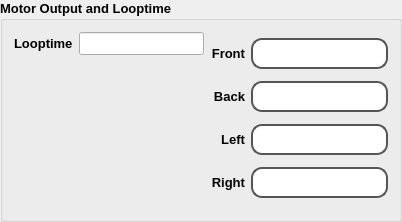
            <widget class="QGroupBox" name="groupBox_7">
             <property name="minimumSize">
              <size>
               <width>381</width>
               <height>222</height>
              </size>
             </property>
             <property name="font">
              <font>
               <pointsize>10</pointsize>
               <weight>75</weight>
               <bold>true</bold>
              </font>
             </property>
             <property name="title">
              <string>Motor Output and Looptime</string>
             </property>
             <layout class="QGridLayout" name="gridLayout_18">
              <item row="0" column="0">
               <layout class="QGridLayout" name="gridLayout_14">
                <item row="0" column="0">
                 <widget class="QLabel" name="label_43">
                  <property name="font">
                   <font>
                    <weight>75</weight>
                    <bold>true</bold>
                   </font>
                  </property>
                  <property name="text">
                   <string>Looptime</string>
                  </property>
                 </widget>
                </item>
                <item row="0" column="1">
                 <widget class="QLineEdit" name="loopTime">
                  <property name="styleSheet">
                   <string notr="true">QLineEdit{
background-color: rgb(255, 255, 255);
border: 2px solid #555;
border-radius: 11px;
padding: 5px;

}q</string>
                  </property>
                  <property name="readOnly">
                   <bool>true</bool>
                  </property>
                 </widget>
                </item>
                <item row="1" column="1">
                 <spacer name="verticalSpacer_3">
                  <property name="orientation">
                   <enum>Qt::Vertical</enum>
                  </property>
                  <property name="sizeHint" stdset="0">
                   <size>
                    <width>20</width>
                    <height>40</height>
                   </size>
                  </property>
                 </spacer>
                </item>
               </layout>
              </item>
              <item row="0" column="1">
               <layout class="QGridLayout" name="gridLayout_16">
                <item row="1" column="1">
                 <widget class="QLineEdit" name="backMotor">
                  <property name="styleSheet">
                   <string notr="true">QLineEdit{
background-color: rgb(255, 255, 255);
border: 2px solid #555;
border-radius: 11px;
padding: 5px;

}</string>
                  </property>
                  <property name="readOnly">
                   <bool>true</bool>
                  </property>
                 </widget>
                </item>
                <item row="3" column="1">
                 <widget class="QLineEdit" name="rightMotor">
                  <property name="styleSheet">
                   <string notr="true">QLineEdit{
background-color: rgb(255, 255, 255);
border: 2px solid #555;
border-radius: 11px;
padding: 5px;

}</string>
                  </property>
                  <property name="readOnly">
                   <bool>true</bool>
                  </property>
                 </widget>
                </item>
                <item row="2" column="1">
                 <widget class="QLineEdit" name="leftMotor">
                  <property name="styleSheet">
                   <string notr="true">QLineEdit{
background-color: rgb(255, 255, 255);
border: 2px solid #555;
border-radius: 11px;
padding: 5px;

}</string>
                  </property>
                  <property name="readOnly">
                   <bool>true</bool>
                  </property>
                 </widget>
                </item>
                <item row="0" column="0">
                 <widget class="QLabel" name="label_44">
                  <property name="font">
                   <font>
                    <weight>75</weight>
                    <bold>true</bold>
                   </font>
                  </property>
                  <property name="text">
                   <string>Front</string>
                  </property>
                  <property name="alignment">
                   <set>Qt::AlignRight|Qt::AlignTrailing|Qt::AlignVCenter</set>
                  </property>
                 </widget>
                </item>
                <item row="1" column="0">
                 <widget class="QLabel" name="label_2">
                  <property name="font">
                   <font>
                    <weight>75</weight>
                    <bold>true</bold>
                   </font>
                  </property>
                  <property name="text">
                   <string>Back</string>
                  </property>
                  <property name="alignment">
                   <set>Qt::AlignRight|Qt::AlignTrailing|Qt::AlignVCenter</set>
                  </property>
                 </widget>
                </item>
                <item row="2" column="0">
                 <widget class="QLabel" name="label_10">
                  <property name="font">
                   <font>
                    <weight>75</weight>
                    <bold>true</bold>
                   </font>
                  </property>
                  <property name="text">
                   <string>Left</string>
                  </property>
                  <property name="alignment">
                   <set>Qt::AlignRight|Qt::AlignTrailing|Qt::AlignVCenter</set>
                  </property>
                 </widget>
                </item>
                <item row="3" column="0">
                 <widget class="QLabel" name="label_11">
                  <property name="font">
                   <font>
                    <weight>75</weight>
                    <bold>true</bold>
                   </font>
                  </property>
                  <property name="text">
                   <string>Right</string>
                  </property>
                  <property name="alignment">
                   <set>Qt::AlignRight|Qt::AlignTrailing|Qt::AlignVCenter</set>
                  </property>
                 </widget>
                </item>
                <item row="0" column="1">
                 <widget class="QLineEdit" name="frontMotor">
                  <property name="styleSheet">
                   <string notr="true">QLineEdit{
background-color: rgb(255, 255, 255);
border: 2px solid #555;
border-radius: 11px;
padding: 5px;

}</string>
                  </property>
                  <property name="readOnly">
                   <bool>true</bool>
                  </property>
                 </widget>
                </item>
               </layout>
              </item>
             </layout>
            </widget>
